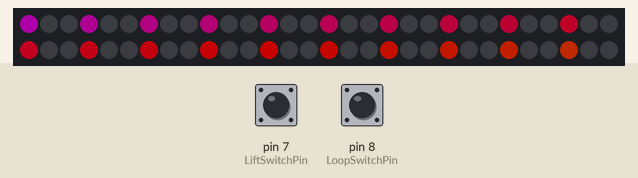
Recording of a sketch running on a simulated Arduino Uno, built with avr-gcc and run on an emulated ATmega328P. Parts: 60 RGB LEDs in strip order, left to right, continuing on the next row. The test bench sets the inputs (shaded band); at power-on: pin 7 (LiftSwitchPin) HIGH, pin 8 (LoopSwitchPin) HIGH. Dim RGB values are drawn brighter than linear; the audio player accepts every command and is not drawn; what the sketch prints to the serial monitor is not drawn.

Above: at 1.7 s.
1.8 s: pin 7 (LiftSwitchPin) pulled LOW for 0.15 s
At 2.32 s:
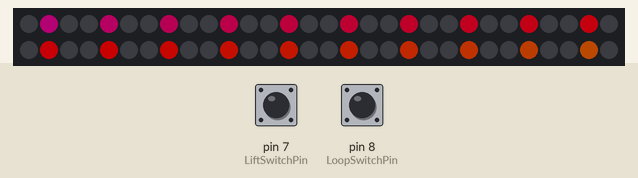
At 3.86 s:
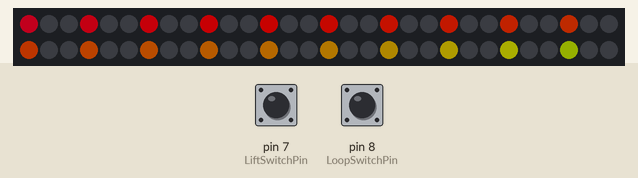
4.5 s: pin 7 (LiftSwitchPin) pulled LOW for 1 s
At 4.71 s:
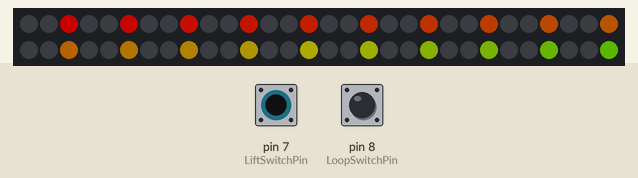
Timing chart, 0 to 7.5 s (numbered marks = the images above; inputs shaded):
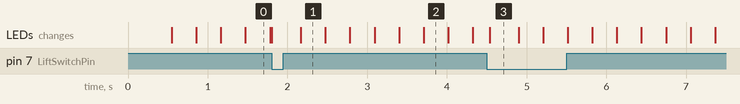

The sketch:

SETA-Cup.ino
```cpp
#include "SoftwareSerial.h"
#include "DFRobotDFPlayerMini.h"

// Use pins 2 and 3 to communicate with DFPlayer Mini

static const uint8_t PIN_MP3_TX = 2; // Connects to module's RX
static const uint8_t PIN_MP3_RX = 3; // Connects to module's TX
SoftwareSerial softwareSerial(PIN_MP3_RX, PIN_MP3_TX);

// Create the Player object

DFRobotDFPlayerMini mp3_player;

#define LiftSwitchPin 7
#define LoopSwitchPin 8

int LiftSwitch;
int LoopSwitch;
bool LiftTriggered = false;

#include <Adafruit_NeoPixel.h>
#define LEDPIN 6
Adafruit_NeoPixel strip = Adafruit_NeoPixel(60, LEDPIN, NEO_GRB + NEO_KHZ800);

void setup(){
  // start serial port at 115200 bps:
  Serial.begin(115200);
  while (!Serial) {
    ; // wait for serial port to connect. Needed for native USB port only
  }
  Serial.write("Welcome to Audio mp3_player v0.7\n");
  pinMode(LiftSwitchPin,INPUT_PULLUP);   // Define the Lift Switch input as digital input.
  pinMode(LoopSwitchPin,INPUT_PULLUP);   // Define the Loop Switch input as digital input.

  LiftTriggered = false;
  softwareSerial.begin(9600);// Start communication with DFPlayer Mini
  bool running = false;

  bool LoopOn = !digitalRead(LoopSwitchPin);
  if (LoopOn) {
    Serial.println("Looping mode: On");
  }
  else {
    Serial.println("Looping mode: Off");
  }

  while(!running) {
    if (mp3_player.begin(softwareSerial)) {
      Serial.println("Player OK");
      // Set volume to maximum (0 to 30).
      mp3_player.volume(30);
      mp3_player.play(1);
      running = true;
    }
    else {
      Serial.println("Connecting to DFPlayer Mini failed!");
//      running = true;
    }
  }
  strip.begin();
  strip.setBrightness(100);
  strip.show(); // Initialize all pixels to 'off'
}

void loop() {
  uint8_t wait = 20;
  uint8_t startColor = 200;
  uint8_t endColor = 256;
  bool ledsOn = false;

  for (int j=startColor; j < 256; j++) {     // cycle all 256 colors in the wheel
    if (checkSwitchPlayAudio()) {
      ledsOn = true;
    }
    else {
      ledsOn = false;
    }
    for (int q=0; q < 3; q++) {
      for (uint16_t i=0; i < strip.numPixels(); i=i+3) {
        strip.setPixelColor(i+q, Wheel( (i+j) % 255));    //turn every third pixel on
      }
      if (!ledsOn) {
        strip.setBrightness(0);
        strip.show();
      }
      else {
        strip.setBrightness(100);
        strip.show();
      }

      delay(wait);

      for (uint16_t i=0; i < strip.numPixels(); i=i+3) {
        strip.setPixelColor(i+q, 0);        //turn every third pixel off
      }
    }
  }
}

int checkSwitchPlayAudio() {
  LiftSwitch = !digitalRead(LiftSwitchPin);
  LoopSwitch = !digitalRead(LoopSwitchPin);

  if (LiftSwitch == true) { //if LiftSwitch pressed then play wav file
    if(!LiftTriggered) {
      LiftTriggered = true;
      if (LoopSwitch) {
        mp3_player.loop(1);
      }
      else {
        mp3_player.play(1);
      }
      if(mp3_player.available()) {
        Serial.println("Audio is playing");
      }
    }
  }
  if (LiftSwitch == false) { // if LiftSwitch pressed then play wav file
    if(!mp3_player.available()) {
      mp3_player.pause();      //stops the music
      Serial.println("Audio isn't playing");
    }
    LiftTriggered = false;
  }
  return !mp3_player.available();
}


// Input a value 0 to 255 to get a color value.
// The colours are a transition r - g - b - back to r.
uint32_t Wheel(byte WheelPos) {
  WheelPos = 255 - WheelPos;
  if(WheelPos < 85) {
    return strip.Color(255 - WheelPos * 3, 0, WheelPos * 3);
  }
  if(WheelPos < 170) {
    WheelPos -= 85;
    return strip.Color(0, WheelPos * 3, 255 - WheelPos * 3);
  }
  WheelPos -= 170;
  return strip.Color(WheelPos * 3, 255 - WheelPos * 3, 0);
}
```

Measured:
- after the input at 4.5 s, the LEDs: change at once (image 3)
